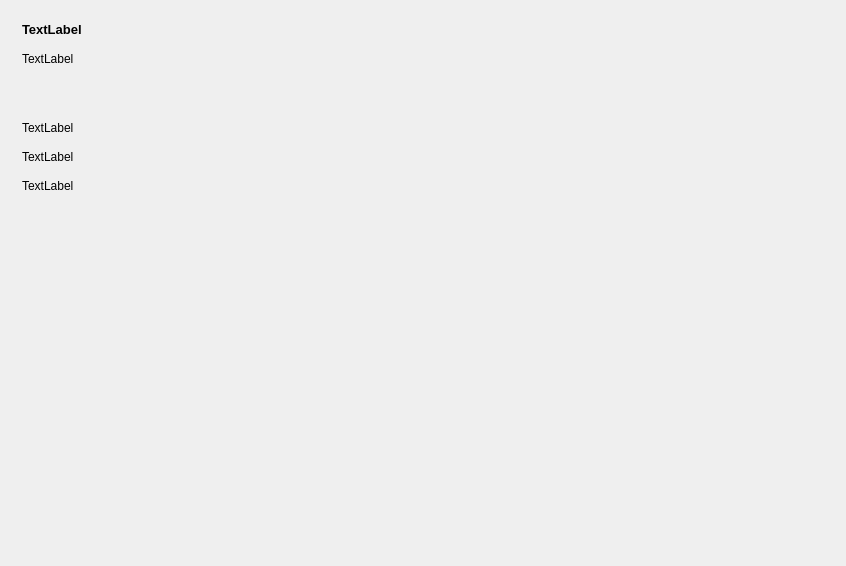
<?xml version="1.0" encoding="UTF-8"?>
<ui version="4.0">
 <class>OverviewWidgetClass</class>
 <widget class="QWidget" name="OverviewWidgetClass">
  <property name="geometry">
   <rect>
    <x>0</x>
    <y>0</y>
    <width>846</width>
    <height>566</height>
   </rect>
  </property>
  <property name="windowTitle">
   <string>OverviewWidget</string>
  </property>
  <layout class="QGridLayout" name="gridLayout">
   <item row="0" column="1">
    <widget class="QWidget" name="m_test_suite_chart_container_widget" native="true">
     <layout class="QGridLayout" name="m_test_suite_chart_container_widget_layout"/>
    </widget>
   </item>
   <item row="1" column="1">
    <widget class="QWidget" name="m_test_case_chart_container_widget" native="true">
     <layout class="QGridLayout" name="m_test_case_chart_container_widget_layout"/>
    </widget>
   </item>
   <item row="0" column="0" rowspan="2">
    <widget class="QWidget" name="widget" native="true">
     <layout class="QVBoxLayout" name="verticalLayout">
      <property name="spacing">
       <number>15</number>
      </property>
      <item>
       <widget class="QLabel" name="m_title_lbl">
        <property name="font">
         <font>
          <pointsize>10</pointsize>
          <weight>75</weight>
          <bold>true</bold>
         </font>
        </property>
        <property name="text">
         <string>TextLabel</string>
        </property>
       </widget>
      </item>
      <item>
       <widget class="QLabel" name="m_test_state_lbl">
        <property name="text">
         <string>TextLabel</string>
        </property>
       </widget>
      </item>
      <item>
       <spacer name="verticalSpacer_2">
        <property name="orientation">
         <enum>Qt::Vertical</enum>
        </property>
        <property name="sizeType">
         <enum>QSizePolicy::Fixed</enum>
        </property>
        <property name="sizeHint" stdset="0">
         <size>
          <width>20</width>
          <height>40</height>
         </size>
        </property>
       </spacer>
      </item>
      <item>
       <widget class="QLabel" name="m_test_suites_and_cases_lbl">
        <property name="text">
         <string>TextLabel</string>
        </property>
       </widget>
      </item>
      <item>
       <widget class="QLabel" name="m_duration_lbl">
        <property name="text">
         <string>TextLabel</string>
        </property>
       </widget>
      </item>
      <item>
       <widget class="QLabel" name="m_exit_code_lbl">
        <property name="text">
         <string>TextLabel</string>
        </property>
       </widget>
      </item>
      <item>
       <spacer name="verticalSpacer">
        <property name="orientation">
         <enum>Qt::Vertical</enum>
        </property>
        <property name="sizeHint" stdset="0">
         <size>
          <width>20</width>
          <height>40</height>
         </size>
        </property>
       </spacer>
      </item>
     </layout>
    </widget>
   </item>
  </layout>
 </widget>
 <layoutdefault spacing="6" margin="11"/>
 <resources/>
 <connections/>
</ui>
